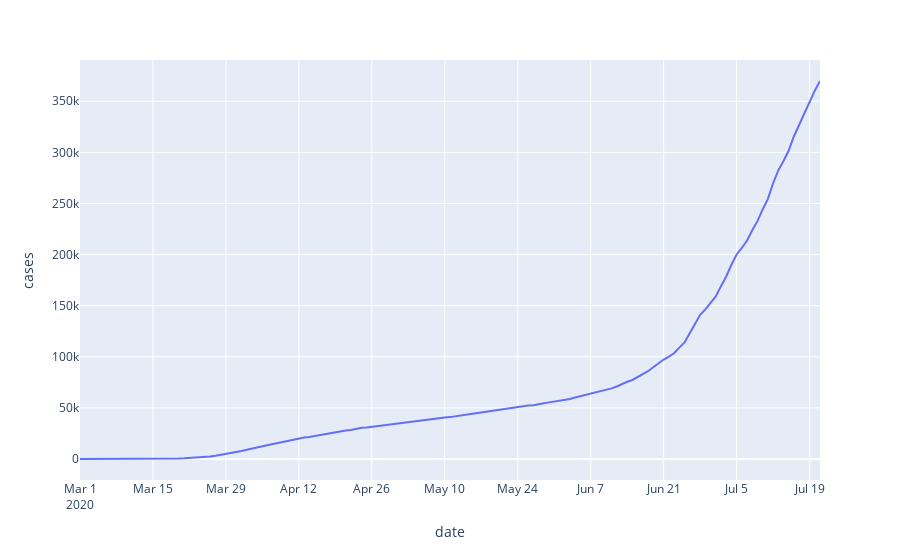

Write notebook code for a chart like this one.
### Markdown cell above
### Let's quickly "confirm" the COVID cases trend in each state

### Code cell
import plotly.express as px
state_df = final_df.loc[final_df.state=="FL"].copy()
fig = px.line(state_df, x='date', y='cases')
fig.show()

### Figure 1 — Plotly figure (JSON) as saved in the notebook; plotly's stock layout.template omitted (floating-point values rounded to 4 significant figures; data arrays with more than 128 entries replaced by an {"elided": "..."} marker saying what was removed)
{"data": [{"hovertemplate": "date=%{x}<br>cases=%{y}<extra></extra>", "legendgroup": "", "line": {"color": "#636efa", "dash": "solid"}, "mode": "lines", "name": "", "orientation": "v", "showlegend": false, "type": "scatter", "x": {"elided": "143 str values"}, "xaxis": "x", "y": {"elided": "143 int values"}, "yaxis": "y"}], "layout": {"legend": {"tracegroupgap": 0}, "margin": {"t": 60}, "xaxis": {"anchor": "y", "domain": [0, 1], "title": {"text": "date"}}, "yaxis": {"anchor": "x", "domain": [0, 1], "title": {"text": "cases"}}}}
